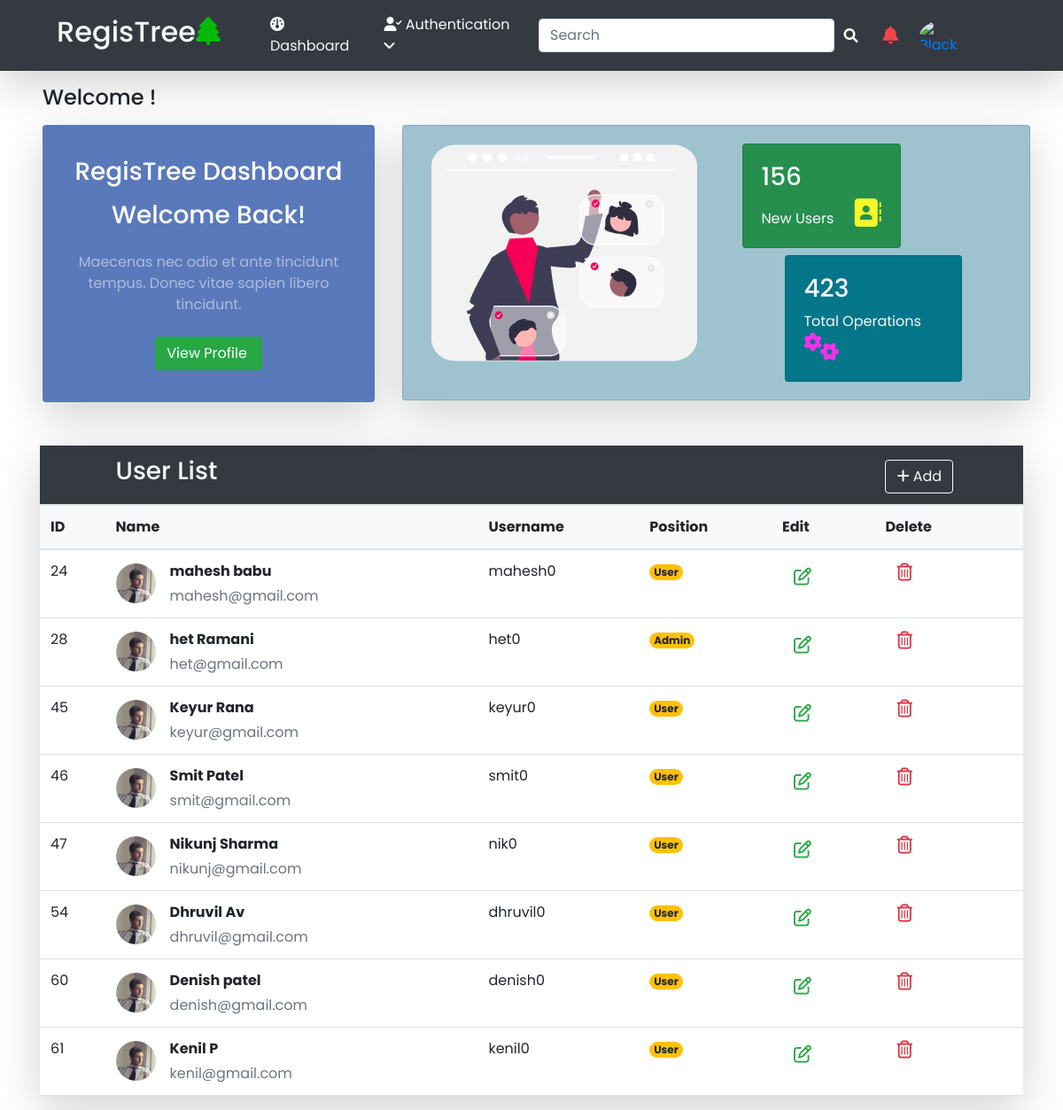
The page /list (signed in) on the database its author committed.
### example/models.py (models this page shows, shortened)
class Person(models.Model):
    first_name = models.CharField(max_length=50,default='')
    last_name = models.CharField(max_length=50,default='')
    username = models.CharField(max_length=50,default='')
    password = models.CharField(max_length=50,default='')
    email = models.EmailField(max_length=50)
    position = models.ForeignKey(Position, on_delete=models.CASCADE)

class Position(models.Model):
    title = models.CharField(max_length=50)
    def __str__(self):
        return self.title

### example/views.py (the view)
# urls.py: path('list',views.user_list, name='list'),
def user_list(request,id=0):
    if 'user' in request.session:  #check whether user is logged or not
        if request.method == 'GET':
            context = {'user_list' : Person.objects.all()}   #getting list of users
            return render(request, 'usr_list.html', context)
        else:
            form = usrForm(request.POST)
            if form.is_valid():                 # post method after updating details of users
                form.save()
            context = {'user_list' : Person.objects.all()}
        return render(request, "usr_list.html", context)
    else:
        return redirect('login')

### templates/usr_list.html (shortened to what this page needs)
{% extends "ubase.html" %}
{% load static %}
{% block content %}
  <nav class="navbar navbar-expand-lg navbar-dark bg-dark shadow-lg">
      <div class="collapse navbar-collapse" id="navbarSupportedContent">
        <a class="navbar-brand mt-2 mt-lg-0 ms-5 text-light" href="#">
          <h2>RegisTree<i class="fa fa-tree " style="color: rgb(6, 185, 6);"></i></h2>
        </a>
        <ul class="navbar-nav me-auto mb-2 ms-4 mb-lg-0">
          <li class=" ms-2 me-3">
            <a class="nav-link text-light " href="#"><span class="fa fa-dashboard"></span> Dashboard</a>
          </li>
          <div class="dropdown mt-2">
            <a
            class="authenticdrop me-4 text-light "
            href="#"
            id="navbarDropdownMenuLink"
            role="button"
            data-mdb-toggle="dropdown"
            aria-expanded="false"
            style="text-decoration:none"
          >
            <span class="fa fa-user-check" ></span> Authentication <i class="fa fa-angle-down"></i>
          </a>
          </div>
        </ul>
      </div>
      <div>
        <form class="input-group w-auto my-auto d-none d-sm-flex me-3">
          <input
            autocomplete="off"
            type="search"
            class="form-control rounded"
            placeholder="Search"
            style="min-width: 125px;"
          />
          <span class="input-group-text border-0 d-none d-lg-flex bg-dark" ><a href="#" class="fa fa-search"></a
          ></span>
        </form>
      </div>
      <div class="d-flex align-items-center me-5">
        <div class="dropdown">
          <a
            class="text-reset me-4  "
            href="#"
            id="navbarDropdownMenuLink"
            role="button"
            data-mdb-toggle="dropdown"
            aria-expanded="false"
          >
            <span class="fa fa-bell fa-lg" ></span>
          </a>
        </div>
        <div class="dropdown me-5 " name="profiles" style="width: 50px !important; min-width: 50px; max-width: 50px">
          <a
            class=" d-flex align-items-center hidden-arrow"
            href="#"
            id="navbarDropdownMenuAvatar"
            role="button"
            data-mdb-toggle="dropdown"
            aria-expanded="false"
          >
            <img
              src="https://mdbcdn.b-cdn.net/img/Photos/Avatars/img%20(1).webp"
              class="rounded-circle"
              height="35"
              alt="Black and White Portrait of a Man"
              loading="lazy"
            />
          </a>
        </div>
      </div>
  </nav>
  <div>
    <p class="h4 ps-5 mt-3 mb-3 "> Welcome !</p>
  <section>
  <div class="row me-0">
    <div class="col-xl-4 ms-5 " >
        <div class="rounded shadow-lg" style="background-color: rgb(90, 121, 187); max-height: 500px">
            <div class="card-body">
                <div class="text-center py-3">
                  <div class="main-wid position-relative">
                        <h3 class="text-white ">RegisTree Dashboard</h3>
                        <h3 class="text-white m-3"> Welcome Back!</h3>
                        <p class="text-white-50 px-3 mt-4 ">Maecenas nec odio et ante tincidunt tempus. Donec vitae sapien libero tincidunt.</p>
                        <div class="pt-2 ">
                            <a href="" class="btn btn-success">View Profile </a>
                        </div>
                  </div>
                </div>
            </div>
        </div>
    </div>
    <div class="rounded col-xl-7 ms-3 me-4">
      <div class="row " >
        <div class="card shadow-lg" style="background-color: rgba(140, 184, 199, 0.842);">
          <div class="card-body" >
            <div class=" row boxlayout">
              <div class=" col-md-6">
                <img src="{% static 'images/iisvg.svg' %}" width="300" height="247" />
              </div>
              <div class=" col-md-5">
                <div class="col-md-10 rounded ">
                  <div class="card" style="background-color: rgba(8, 131, 45, 0.801);">
                    <div class="card-content">
                      <div class="card-body">
                          <div class="media-body text-left text-light">
                              <h3 class="success">156</h3>
                              <span> New Users &nbsp &nbsp </span>
                            <i class="fa fa-address-book fa-2x"></i>
                          </div>
                      </div>
                    </div>
                  </div>
                </div>
                <div class="col-md-11 rounded mt-2 ms-5">
                  <div class="card" style="background-color: rgb(4, 118, 138);">
                    <div class="card-content">
                      <div class="card-body">
                          <div class="media-body text-left text-light">
                            <h3 class="primary">423</h3>
                            <span>Total Operations &nbsp <i class="fa fa-gears fa-2x"></i></span>
                          </div>
                      </div>
                    </div>
                  </div>
                </div>
              </div>
              </div>
            </div>
          </div>
        </div>
      </div>
    </div>
  </div>
  <section>
  <div class="container"  >
    <table  class="table shadow-lg align-middle table-rounded bg-white mt-5"  >
      <thead class="bg-dark text-light">
        <th>&nbsp</th>
        <th><h3 class="me-0">User List</h3></th>
        <th>&nbsp</th>
        <th>&nbsp</th>
        <th>&nbsp</th>
        <th><a href="{% url 'register'%}" class="btn btn-outline-light">
          <i class="fas fa-plus "></i> Add
          </a>
        </th>
      </thead>
      <thead class="bg-light me-3">
        <tr>
          <th>ID</th>
          <th>Name</th>
          <th>Username</th>
          <th>Position</th>
          <th>Edit</th>
          <th>Delete</th>
        </tr>
      </thead>
      <tbody>
        {% for user in user_list %}
          <tr>
            <td>
              {{user.id}}
            </td>
            <td>
              <div class="d-flex align-items-center">
                <img
                    src="{% static 'images/7070.jpg' %}"
                    alt=""
                    style="width: 45px; height: 45px"
                    class="rounded-circle"
                    />
                <div class="ms-3">
                  <p class="fw-bold mb-1">{{user.first_name}} {{user.last_name}}</p>
                  <p class="text-muted mb-0">{{user.email}}</p>
                </div>
              </div>
            </td>
            <td>
              <p class="fw-normal mb-1">{{user.username}}</p>
            </td>
            <td>
              {%if 'User' == user.position%}
                  <span class="badge badge-success rounded-pill">{{user.position}}</span>
              {% else %}
                  <span class="badge badge-warning rounded-pill">{{user.position}}</span>
              {% endif %}
            </td>
            <td>
              <a href="{% url 'update' user.id %}" class="btn">
                <i class="far fa-edit fa-lg text-success"></i>
                </a>
            </td>
            <td>
              <form
              action="{% url 'delete' user.id %}"
              method="post"
              class="d-inline"
              >
              <button class="btn">
                  <i class="far fa-trash-alt fa-lg text-danger float-right"></i>
              </button>
              </form>
            </td>
          </tr>
        {% endfor %}
      </tbody>
    </table>
  </div>
  </section>
{% endblock content %}

### templates/ubase.html (shortened to what this page needs)
<!DOCTYPE html>
<html lang="en">
  <head>
    <link
      href="https://cdn.jsdelivr.net/npm/bootstrap@5.1.3/dist/css/bootstrap.min.css"
      rel="stylesheet"
    />
    <link
      rel="stylesheet"
      href="https://cdnjs.cloudflare.com/ajax/libs/font-awesome/6.0.0/css/all.min.css"
    />
    <link href="https://cdn.jsdelivr.net/npm/bootstrap@5.1.3/dist/css/bootstrap.min.css" rel="stylesheet">
    <link rel="stylesheet" href="https://cdn.jsdelivr.net/npm/bootstrap-icons@1.3.0/font/bootstrap-icons.css">
    <link rel="stylesheet" href="https://maxcdn.bootstrapcdn.com/bootstrap/4.0.0-beta.3/css/bootstrap.min.css">
    {%  load static %}
    <link rel="stylesheet" href="{% static 'ubase.css' %}">
  </head>
  <body>
    {% block content %}
    {% endblock content %}
  </body>
</html>

### static/ubase.css (style rules this page uses)
body { background: rgb(255, 255, 255); }
.h4 { font-family: 'Poppins'; }
.fa-search { color: white ; }
.fa-bell { color: rgb(245, 70, 70); }
.fa-user-check { color: white; }
.fa-address-book { color: rgb(245, 248, 39); }
.fa-gears { color: rgb(241, 50, 232); }
* { margin: 0; padding: 0; box-sizing: border-box; font-family: 'Poppins', sans-serif; }

### rows shown on the page
Person: id "24", first_name "mahesh", last_name "babu", email "mahesh@gmail.com", username "mahesh0", position "User"
Person: id "28", first_name "het", last_name "Ramani", email "het@gmail.com", username "het0", position "Admin"
Person: id "45", first_name "Keyur", last_name "Rana", email "keyur@gmail.com", username "keyur0", position "User"
Person: id "46", first_name "Smit", last_name "Patel", email "smit@gmail.com", username "smit0", position "User"
Person: id "47", first_name "Nikunj", last_name "Sharma", email "nikunj@gmail.com", username "nik0", position "User"
Person: id "54", first_name "Dhruvil", last_name "Av", email "dhruvil@gmail.com", username "dhruvil0", position "User"
Person: id "60", first_name "Denish", last_name "patel", email "denish@gmail.com", username "denish0", position "User"
Person: id "61", first_name "Kenil", last_name "P", email "kenil@gmail.com", username "kenil0", position "User"
